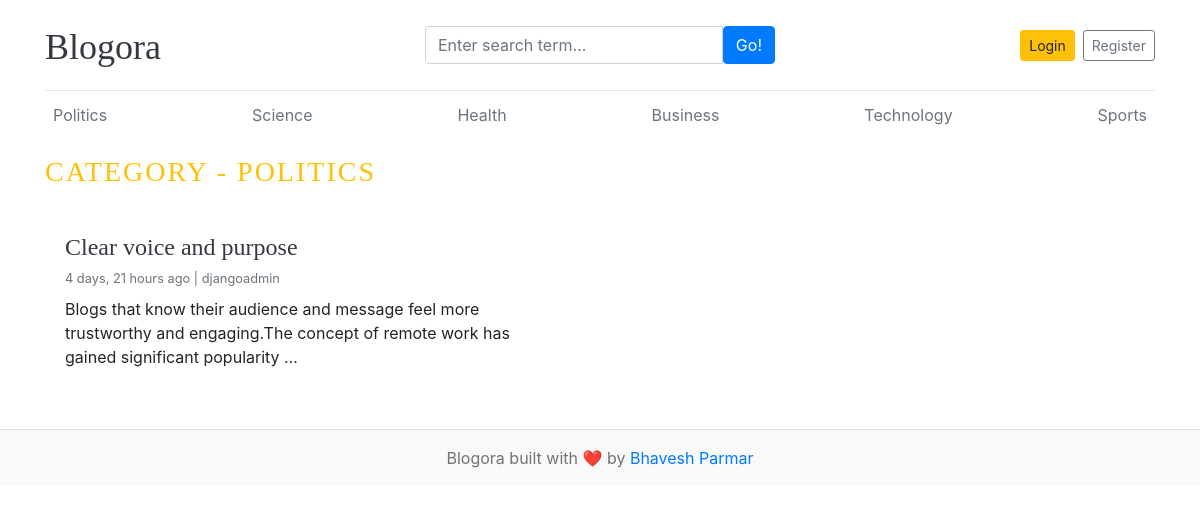
The app's page /category/2/ with its own data.
### blogs/models.py (models this page shows, shortened)
class Category(models.Model):
    category_name = models.CharField(max_length=100, unique=True)
    created_at = models.DateTimeField(auto_now_add=True)
    updated_at = models.DateTimeField(auto_now=True)
    class Meta:
        verbose_name_plural = 'categories'
    def __str__(self):
        return self.category_name

class Blog(models.Model):
    STATUS_CHOICES = (
        ('Draft', 'Draft'),
        ('Published', 'Published')
    )
    title = models.CharField(max_length=100)
    slug = models.SlugField(max_length=150, unique=True, blank=True)
    category = models.ForeignKey(Category, on_delete=models.CASCADE)
    author = models.ForeignKey(User, on_delete=models.CASCADE)
    featured_image = models.ImageField(upload_to='uploads/%Y/%m/%d')
    short_description = models.TextField(max_length=500)
    blog_body = models.TextField(max_length=2000)
    status = models.CharField(max_length=20, choices=STATUS_CHOICES, default='Draft')
    is_featured = models.BooleanField(default=False)
    created_at = models.DateTimeField(auto_now_add=True)
    updated_at = models.DateTimeField(auto_now=True)

### blogs/views.py (the view)
# urls.py: path('<int:pk>/', views.post_by_category, name='post_by_category'),
def post_by_category(request, pk):
    posts = Blog.objects.filter(category=pk, status='Published')
    category = get_object_or_404(Category, pk=pk)
    con = {
        'posts':posts,
        'category':category,
    }
    return render(request, 'post_by_category.html', con)

### blogs/context_processors.py (called while the page is built)
def get_categories(request):
    categories = Category.objects.all()
    return dict(categories=categories)

def get_about(request):
    about = About.objects.first()
    return dict(about=about)

def get_social_links(request):
    social_links = SocialLinks.objects.all()
    return dict(social_links=social_links)

### templates/post_by_category.html
{% extends 'base.html' %}
{% load static %}
{% block content %}
  <h3 class="text-uppercase text-warning mb-4" style="letter-spacing: 2px;">
    Category - {{ category }}
  </h3>
  <div class="row mb-4">
    {% for post in posts %}
      <div class="col-md-6 mb-3">
        <div class="card border-0 h-100 shadow-sm">
          <div class="card-body">
            <h4><a href="{% url 'blogs' post.slug %}" class="text-dark">{{ post.title }}</a></h4>
            <small class="text-muted d-block mb-2">
              {{ post.created_at|timesince }} ago |
              {{ post.author.username }}
            </small>
            <p class="card-text">
              {{ post.short_description|truncatewords:20 }}
            </p>
          </div>
        </div>
      </div>
    {% empty %}
      <div class="col-12">
        <p class="text-muted">No posts found in this category.</p>
      </div>
    {% endfor %}
  </div>
{% endblock %}

### templates/base.html (shortened to what this page needs)
{% load static %}
<!doctype html>
<html lang="en">
<head>
  <link rel="stylesheet" href="https://cdn.jsdelivr.net/npm/bootstrap@4.0.0/dist/css/bootstrap.min.css" />
  <link href="{% static 'css/blog.css' %}" rel="stylesheet" />
  <link rel="stylesheet" href="https://cdnjs.cloudflare.com/ajax/libs/font-awesome/6.5.0/css/all.min.css">
</head>
<body>
  <div class="container">
    <header class="blog-header py-3">
      <div class="row flex-nowrap justify-content-between align-items-center">
        <div class="col-4 pt-1">
          <a class="blog-header-logo text-dark" href="/">Blogora</a>
        </div>
        <div class="col-4">
          <form action="{% url 'search' %}" method="GET">
            <div class="input-group">
              <input class="form-control" name="keyword" value="{{ keyword }}" type="text" placeholder="Enter search term..." aria-label="Enter search term...">
              <button class="btn btn-primary" id="button-search" type="submit">Go!</button>
            </div>
          </form>
        </div>
        <div class="col-4 d-flex justify-content-end align-items-center">
          {% if not user.is_authenticated %}
            <a class="btn btn-sm btn-warning" href="{% url 'login' %}">Login</a>
            <a class="btn btn-sm btn-outline-secondary ml-2" href="{% url 'register' %}">Register</a>
          {% else %}
            <div style="color: blue;">
              <span><a class="btn btn-sm btn-primary" href="{% url 'dashboard' %}">Dashboard</a></span>
              &emsp;
              <a class="btn btn-sm btn-danger" href="{% url 'logout' %}">Logout</a>
            </div>
          {% endif %}
        </div>
      </div>
    </header>
    <div class="nav-scroller py-1 mb-3">
      <nav class="nav d-flex justify-content-between flex-wrap">
        {% for cat in categories %}
          <a class="p-2 text-muted text-dark" href="{% url 'post_by_category' cat.pk %}">
            {{ cat.category_name }}
          </a>
        {% empty %}
          <span class="text-muted p-2">No categories</span>
        {% endfor %}
      </nav>
    </div>
    {% block content %}
    {% endblock %}
  </div>
  <footer class="blog-footer text-center py-3 mt-4 border-top">
    <p class="mb-0">
      Blogora built with ❤️ by <a href="#">Bhavesh Parmar</a>
    </p>
  </footer>
</body>
</html>

### blog_main/static/css/blog.css (style rules this page uses)
.blog-header { border-bottom: 1px solid #e5e5e5; }
.blog-header-logo { font-family: "Playfair Display", Georgia, "Times New Roman", serif; font-size: 2.25rem; }
h1, h2, h3, h4, h5, h6 { font-family: "Playfair Display", Georgia, "Times New Roman", serif; }
.blog-footer { padding: 2.5rem 0; color: #727272; text-align: center; background-color: #f9f9f9; border-top: .05rem solid #e5e5e5; }
.blog-footer p:last-child { margin-bottom: 0; }

### records on screen
Category: category_name "Politics", category_name "POLITICS"
Category: category_name "Science"
Category: category_name "Health"
Category: category_name "Business"
Category: category_name "Technology"
Category: category_name "Sports"
Blog: title "Clear voice and purpose", created_at "4 days, 21 hours", author.username "djangoadmin", short_description "Blogs that know their audience and message feel more trustworthy and engaging.The concept of remote work has gained significant popularity …"
